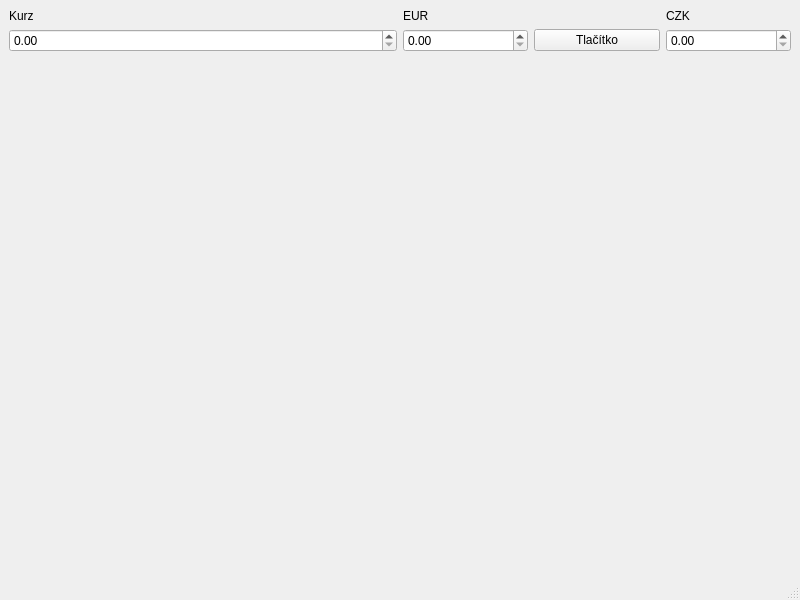
<?xml version="1.0" encoding="UTF-8"?>
<ui version="4.0">
 <class>MainWindow</class>
 <widget class="QMainWindow" name="MainWindow">
  <property name="geometry">
   <rect>
    <x>0</x>
    <y>0</y>
    <width>800</width>
    <height>600</height>
   </rect>
  </property>
  <property name="windowTitle">
   <string>MainWindow</string>
  </property>
  <property name="windowOpacity">
   <double>999999999.000000000000000</double>
  </property>
  <widget class="QWidget" name="centralwidget">
   <layout class="QGridLayout" name="gridLayout_3">
    <item row="0" column="0">
     <layout class="QGridLayout" name="gridLayout_2">
      <item row="0" column="0">
       <widget class="QLabel" name="labelKurz">
        <property name="toolTipDuration">
         <number>1</number>
        </property>
        <property name="lineWidth">
         <number>15</number>
        </property>
        <property name="text">
         <string>Kurz</string>
        </property>
       </widget>
      </item>
      <item row="1" column="0">
       <widget class="QDoubleSpinBox" name="doubleSpinBoxKurz">
        <property name="maximum">
         <double>999999.000000000000000</double>
        </property>
       </widget>
      </item>
      <item row="0" column="1" rowspan="2">
       <layout class="QGridLayout" name="gridLayout">
        <item row="1" column="0">
         <widget class="QDoubleSpinBox" name="doubleSpinBoxEUR">
          <property name="minimumSize">
           <size>
            <width>124</width>
            <height>0</height>
           </size>
          </property>
          <property name="maximum">
           <double>999999999.000000000000000</double>
          </property>
         </widget>
        </item>
        <item row="1" column="2">
         <widget class="QDoubleSpinBox" name="doubleSpinBoxCZK">
          <property name="maximum">
           <double>999999999.000000000000000</double>
          </property>
         </widget>
        </item>
        <item row="0" column="2">
         <widget class="QLabel" name="labelCZK">
          <property name="text">
           <string>CZK</string>
          </property>
         </widget>
        </item>
        <item row="0" column="0">
         <widget class="QLabel" name="labelEUR">
          <property name="text">
           <string>EUR</string>
          </property>
         </widget>
        </item>
        <item row="1" column="1">
         <widget class="QPushButton" name="pushButtonPrevod">
          <property name="text">
           <string>Tlačítko</string>
          </property>
         </widget>
        </item>
        <item row="0" column="1">
         <widget class="QLabel" name="vysledek">
          <property name="text">
           <string/>
          </property>
         </widget>
        </item>
       </layout>
      </item>
     </layout>
    </item>
    <item row="1" column="0">
     <spacer name="verticalSpacer">
      <property name="orientation">
       <enum>Qt::Orientation::Vertical</enum>
      </property>
      <property name="sizeHint" stdset="0">
       <size>
        <width>20</width>
        <height>40</height>
       </size>
      </property>
     </spacer>
    </item>
   </layout>
  </widget>
  <widget class="QMenuBar" name="menubar">
   <property name="geometry">
    <rect>
     <x>0</x>
     <y>0</y>
     <width>800</width>
     <height>22</height>
    </rect>
   </property>
  </widget>
  <widget class="QStatusBar" name="statusbar"/>
 </widget>
 <resources/>
 <connections/>
</ui>
